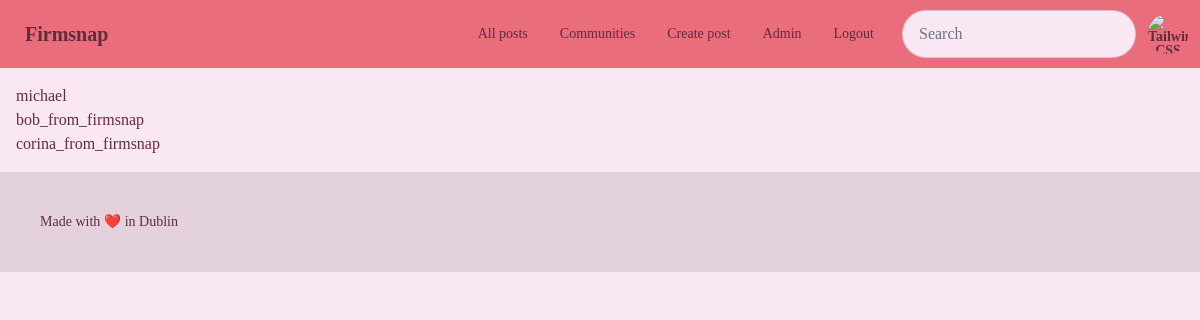
Before: /app/admin/all_users (signed in) with the older database file.
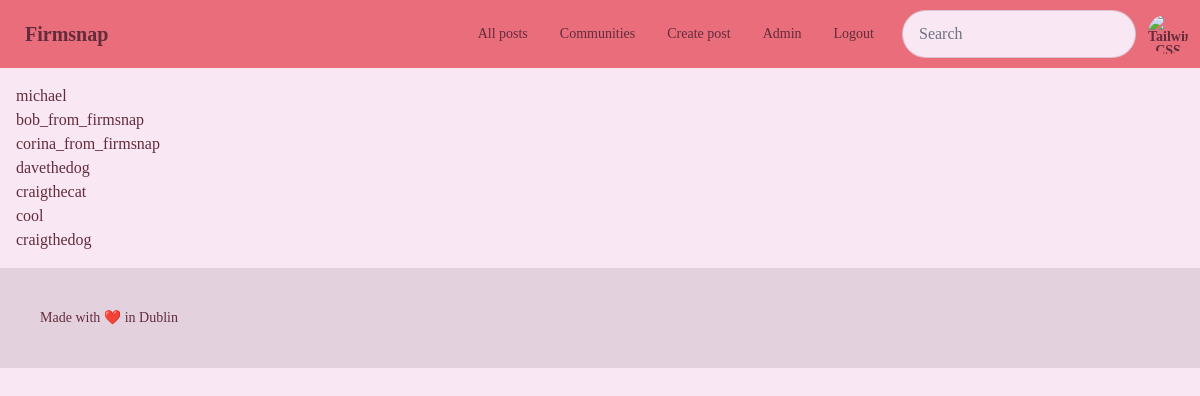
After: the same page with the newer database file.
### app/models.py (models this page shows)
class User(AbstractUser):
    organisation_id = models.ForeignKey(
        Organisation, on_delete=models.CASCADE, null=True, blank=True
    )
    is_org_admin = models.BooleanField(default=False)
    is_active = models.BooleanField(default=True)
    def __str__(self):
        return self.username

### app/views.py (the view)
# urls.py: path("admin/all_users", views.org_admin_all_users, name="org_admin_all_users"),
@login_required
def org_admin_all_users(request):
    user = request.user
    if user.is_org_admin:
        return render(
            request,
            "app/org_admin_all_users.html",
            {"all_users": User.objects.filter(organisation_id=user.organisation_id)},
        )
    else:
        return admin_access_only_template()

### app/templates/app/org_admin_all_users.html
{% extends 'app/base.html' %}
{% block content %}
  {% if all_users %}
    <ul>
      {% for user in all_users %}
        <li>{{ user }}</li>
      {% endfor %}
    </ul>
  {% else %}
    <p>No users in your org yet.</p>
  {% endif %}
{% endblock %}

Changed rows visible on the page:
added User: username "davethedog"
added User: username "craigthecat"
added User: username "cool"
added User: username "craigthedog"
